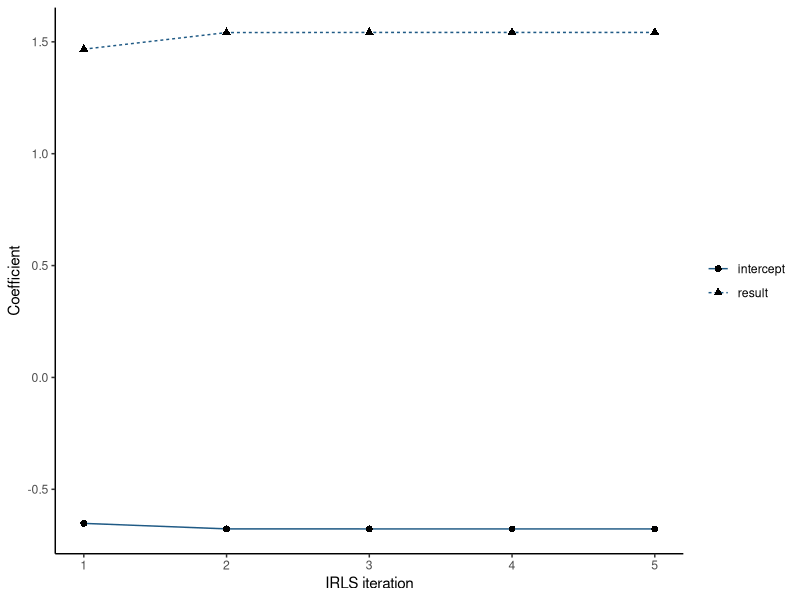

Here is the R script that generated this plot:
## ---- chunk 1
#| label: irls-data
#| echo: true
st <- read.csv("data/supertelicity/supertelicity-cloze.csv")
st$verb_type <- factor(st$verb_type, levels = c("manner", "result"))
y <- st$prep_in
X <- model.matrix(~ verb_type, st)
glm_fit <- glm(prep_in ~ verb_type, family = binomial(), data = st)
## ---- chunk 2
#| label: run-irls
#| echo: true
beta <- rep(0, ncol(X))
path <- data.frame()
for (iteration in seq_len(5L)) {
  eta <- drop(X %*% beta)
  mu <- plogis(eta)
  w <- pmax(mu * (1 - mu), .Machine$double.eps)
  z <- eta + (y - mu) / w
  beta <- solve(crossprod(X, X * w), crossprod(X, w * z))
  path <- rbind(path, data.frame(
    iteration = iteration, intercept = beta[[1L]], result = beta[[2L]],
    log_likelihood = sum(dbinom(y, 1L, plogis(drop(X %*% beta)), log = TRUE))
  ))
}
path
stopifnot(max(abs(beta - coef(glm_fit))) < 1e-7)
## ---- chunk 3
#| label: plot-irls-path
#| echo: true
library(ggplot2)
long <- rbind(
  data.frame(iteration = path$iteration, coefficient = "intercept",
             estimate = path$intercept),
  data.frame(iteration = path$iteration, coefficient = "result",
             estimate = path$result)
)
ggplot(long, aes(iteration, estimate, linetype = coefficient, shape = coefficient)) +
  geom_line(color = "#1F5A85") + geom_point(size = 2) +
  labs(x = "IRLS iteration", y = "Coefficient", linetype = NULL, shape = NULL) +
  theme_classic()
